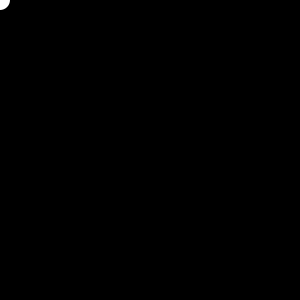
Frame 1 (no input)
Frame 60 (the mouse pressed at the canvas centre just before this capture): identical to frame 1, image omitted
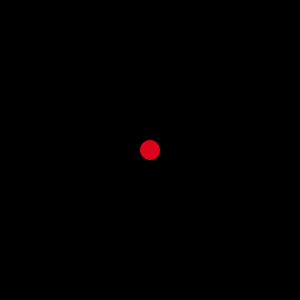
Frame 120 (the mouse held since frame 60 and released just before this capture)

The Processing sketch that drew these frames (run headless with seeded random() and noise(); from frame 60 on, the mouse is pressed at the canvas centre):

// Processing sketch: Exercise_26_1
// ── Exercise_26_1.pde
//Lauren Henry
//Exercise 26.1

void setup(){
  size(300,300);
  smooth();
  fill(255);
  noStroke();
}

void draw(){
  background(0);
  ellipse(mouseX,mouseY,20,20); 
  if(mousePressed == true){
    fill(220,4,26);
  }
}

void mouseReleased (){
  fill(14,68,224);
    }
